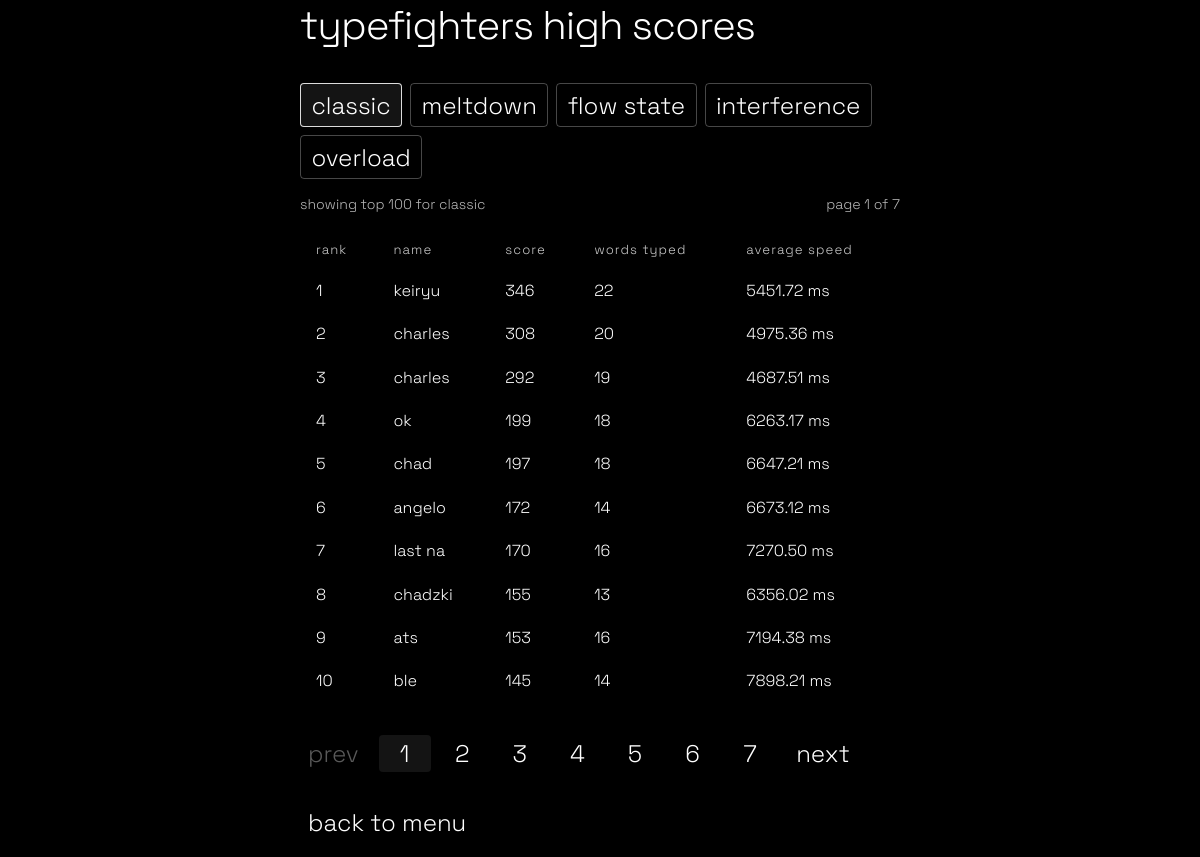
Screenshot of /highscores with the database file from the repository.
### models.py (models this page shows, shortened)
class HighScore(db.Model):
    id = db.Column(db.Integer, primary_key=True)
    name = db.Column(db.String(50), nullable=False)
    game_mode = db.Column(db.String(20), nullable=False, default='Classic')
    score = db.Column(db.Integer, nullable=False)
    avg_speed = db.Column(db.Float, nullable=False)
    words_typed = db.Column(db.Integer, nullable=False)
    final_stats_json = db.Column(db.Text, nullable=False, default='[]')
    created_at = db.Column(db.DateTime, default=datetime.utcnow)
    def to_dict(self):
        return {
            'name': self.name,
            'game_mode': self.game_mode,
            'score': self.score,
            'avg_speed': self.avg_speed,
            'words_typed': self.words_typed,
            'final_stats_json': self.final_stats_json
        }

### app.py (the view)
@app.route('/highscores')
def highscores():
    mode_tabs = [
        ('classic', 'Classic'),
        ('meltdown', 'Meltdown'),
        ('flow-state', 'Flow State'),
        ('interference', 'Interference'),
        ('overload', 'Overload')
    ]
    selected_mode = (request.args.get('mode') or 'classic').strip().lower()
    if selected_mode not in {slug for slug, _ in mode_tabs}:
        selected_mode = 'classic'
    page = _coerce_int(request.args.get('page'), 1)
    if page < 1:
        page = 1
    query = HighScore.query.filter(HighScore.game_mode == MODE_LABEL_MAP[selected_mode])
    all_scores = query.order_by(HighScore.score.desc(), HighScore.created_at.desc()).limit(100).all()
    page_size = 10
    total_scores = len(all_scores)
    total_pages = max(1, math.ceil(total_scores / page_size))
    if page > total_pages:
        page = total_pages
    start_index = (page - 1) * page_size
    scores = all_scores[start_index:start_index + page_size]
    stat_headers = build_final_stats(MODE_LABEL_MAP[selected_mode], {})
    stat_labels = [header['label'] for header in stat_headers]
    leaderboard_rows = []
    for index, row in enumerate(scores, start=start_index + 1):
        try:
            final_stats = json.loads(row.final_stats_json or '[]')
        except (TypeError, ValueError):
            final_stats = []
        if not final_stats:
            final_stats = build_final_stats(row.game_mode, row.to_dict())
        stat_map = {}
        for stat in final_stats:
            if isinstance(stat, dict) and 'label' in stat and 'value' in stat:
                stat_map[str(stat['label'])] = str(stat['value'])
        normalized_stats = []
        for label in stat_labels:
            normalized_stats.append({
                'label': label,
                'value': stat_map.get(label, '-')
            })
        leaderboard_rows.append({
            'rank': index,
            'score': row,
            'final_stats': normalized_stats
        })
    return render_template(
        'highscores.html',
        leaderboard_rows=leaderboard_rows,
        selected_mode=selected_mode,
        selected_mode_label=MODE_LABEL_MAP[selected_mode],
        mode_tabs=mode_tabs,
        stat_headers=stat_headers,
        page=page,
        total_pages=total_pages,
        total_scores=total_scores
    )

### app.py (called while the page is built, shortened)
def _coerce_int(value, default=0):
    try:
        return int(round(float(value)))
    except (TypeError, ValueError):
        return default

def _coerce_float(value, default=0.0):
    try:
        return float(value)
    except (TypeError, ValueError):
        return default

def build_final_stats(game_mode, payload, mode_stats=None):
    mode_name = str(game_mode or 'Classic').strip()
    data = mode_stats if isinstance(mode_stats, dict) else payload
    if mode_name == 'Meltdown':
        return [
            {'label': 'words cleared', 'value': str(_coerce_int(data.get('total_attempts') or data.get('words_cleared')))}
        ]
    words_typed = _coerce_int(data.get('total_attempts') or data.get('words_typed'))
    avg_speed = _coerce_float(data.get('avg_speed'))
    return [
        {'label': 'words typed', 'value': str(words_typed)},
        {'label': 'average speed', 'value': f'{avg_speed:.2f} ms'}
    ]

### templates/highscores.html
{% extends "base.html" %}
{% block content %}
<div class="highscores-layout">
    <div class="menu-title">typefighters high scores</div>
    <div class="score-tabs">
        {% for slug, label in mode_tabs %}
        <a class="menu-link score-tab{% if selected_mode == slug %} score-tab-active{% endif %}" href="{{ url_for('highscores', mode=slug, page=1) }}">{{ label }}</a>
        {% endfor %}
    </div>
    <div class="highscores-meta">
        <div class="highscores-meta-item">showing top 100 for {{ selected_mode_label }}</div>
        <div class="highscores-meta-item">page {{ page }} of {{ total_pages }}</div>
    </div>
    <div class="responsive-table highscores-table-wrap">
        <table>
            <thead>
                <tr>
                    <th>rank</th>
                    <th>name</th>
                    <th>score</th>
                    {% for header in stat_headers %}
                    <th>{{ header.label }}</th>
                    {% endfor %}
                </tr>
            </thead>
            <tbody>
                {% for item in leaderboard_rows %}
                <tr>
                    <td>{{ item.rank }}</td>
                    <td>{{ item.score.name }}</td>
                    <td>{{ item.score.score }}</td>
                    {% for stat in item.final_stats %}
                    <td>{{ stat.value }}</td>
                    {% endfor %}
                </tr>
                {% else %}
                <tr>
                    <td colspan="{{ 3 + stat_headers|length }}" class="text-center">no high scores yet.</td>
                </tr>
                {% endfor %}
            </tbody>
        </table>
    </div>
    <div class="score-pagination">
        <a class="menu-link score-page-link{% if page <= 1 %} is-disabled{% endif %}" href="{{ url_for('highscores', mode=selected_mode, page=page-1) if page > 1 else '#' }}">prev</a>
        <div class="score-page-numbers">
            {% for page_number in range(1, total_pages + 1) %}
            <a class="menu-link score-page-number{% if page_number == page %} score-page-number-active{% endif %}" href="{{ url_for('highscores', mode=selected_mode, page=page_number) }}">{{ page_number }}</a>
            {% endfor %}
        </div>
        <a class="menu-link score-page-link{% if page >= total_pages %} is-disabled{% endif %}" href="{{ url_for('highscores', mode=selected_mode, page=page+1) if page < total_pages else '#' }}">next</a>
    </div>
    <button class="menu-link" onclick="window.location.href='{{ url_for('menu') }}'">back to menu</button>
</div>
{% endblock %}

### templates/base.html (shortened to what this page needs)
<!DOCTYPE html>
<html lang="en">
<head>
    <link rel="stylesheet" href="{{ url_for('static', filename='styles.css') }}?v=20260419b">
</head>
<body class="{% block body_class %}{% endblock %}">
    <div id="page-root">
        <div class="center-root">
            <div class="center-content">
                {% block content %}{% endblock %}
            </div>
        </div>
    </div>
</body>
</html>

### static/styles.css (style rules this page uses)
body { background: #000; color: #fff; font-family: 'Space Grotesk', 'Fira Mono', 'Consolas', 'Menlo', monospace; min-height: 100vh; margin: 0; height: 100vh; width: 100vw; overflow-x: hidden; font-weight: 300; text-transform: lowercase; }
.center-root { min-height: 100vh; min-width: 100vw; display: flex; align-items: center; justify-content: center; }
.center-content { display: flex; flex-direction: column; align-items: flex-start; justify-content: center; width: 100%; max-width: 600px; margin: 0 auto; opacity: 0; animation: slideFadeIn 1s cubic-bezier(0.4,0,0.2,1) forwards; }
.menu-title { font-size: 2.5rem; font-weight: 300; margin-bottom: 2rem; letter-spacing: -1px; text-align: left; color: #fff; font-family: 'Space Grotesk', sans-serif; text-transform: lowercase; }
.menu-link { display: block; color: #333; background: none; border: none; font-size: 1.5rem; font-family: 'Space Grotesk', sans-serif; margin: 1rem 0; text-align: left; cursor: pointer; text-decoration: none; outline: none; border-radius: 4px; padding: 0.2rem 0.5rem; transition: color 0.2s; font-weight: 300; text-transform: lowercase; }
.menu-link, .menu-link:visited { color: #fff; }
.score-tab { margin: 0; padding: 0.35rem 0.65rem; border: 1px solid rgba(255, 255, 255, 0.28); }
.score-tab.score-tab-active { border-color: rgba(255, 255, 255, 0.85); background: rgba(255, 255, 255, 0.08); }
.score-tabs { display: flex; gap: 0.5rem; flex-wrap: wrap; margin-bottom: 1rem; }
.highscores-layout { width: 100%; }
.highscores-meta { display: flex; justify-content: space-between; gap: 1rem; margin: 0.15rem 0 1rem 0; font-size: 0.88rem; opacity: 0.72; }
.highscores-table-wrap { margin-bottom: 1rem; }
.highscores-table-wrap table th, .highscores-table-wrap table td { padding: 0.55rem 0.4rem; border-bottom: 1px solid rgba(255, 255, 255, 0.12); text-align: left; vertical-align: top; }
.highscores-table-wrap table thead th { border-bottom-color: rgba(255, 255, 255, 0.42); font-size: 0.82rem; letter-spacing: 0.08em; opacity: 0.8; }
.score-pagination { display: flex; align-items: center; gap: 0.75rem; flex-wrap: wrap; margin-bottom: 1rem; }
.score-page-numbers { display: flex; gap: 0.35rem; flex-wrap: wrap; }
.score-page-number, .score-page-link { min-width: 2.25rem; text-align: center; }
.score-page-number-active { border-color: rgba(255, 255, 255, 0.85); background: rgba(255, 255, 255, 0.08); }
.score-page-link.is-disabled { opacity: 0.35; pointer-events: none; }
a, .link-btn { color: #fff; text-decoration: none; cursor: pointer; font-size: 1.1rem; margin: 0.5rem 0; background: none; border: none; padding: 0; font-family: 'Space Grotesk', sans-serif; text-align: left; font-weight: 300; text-transform: lowercase; }
th, td { border: none !important; padding: 0.7rem 1rem !important; text-align: left; color: #fff; background: none; font-family: 'Space Grotesk', sans-serif; font-weight: 300; text-transform: lowercase; }
::placeholder { color: #aaa; }
.responsive-table { width: 100%; }
.responsive-table table { width: 100%; border-collapse: collapse; }

### templates/base.html (style rules this page uses)
.slide-fade-in { animation: slideFadeIn 1s cubic-bezier(0.4,0,0.2,1) forwards; }

### rows the page displays
HighScore: score.name "keiryu", score.score "346"
HighScore: score.name "charles", score.score "308"
HighScore: score.name "charles", score.score "292"
HighScore: score.name "ok", score.score "199"
HighScore: score.name "chad", score.score "197"
HighScore: score.name "angelo", score.score "172"
HighScore: score.name "last na", score.score "170"
HighScore: score.name "chadzki", score.score "155"
HighScore: score.name "ats", score.score "153"
HighScore: score.name "ble", score.score "145"

### other values shown
{{ label }} "classic" "meltdown" "flow state" "interference" "overload"
{{ selected_mode_label }} "classic"
{{ page }} "1"
{{ total_pages }} "7"
{{ header.label }} "words typed" "average speed"
{{ item.rank }} "1" "2" "3" "4" "5" "6" "7" "8" "9" "10"
{{ stat.value }} "22" "5451.72 ms" "20" "4975.36 ms" "19" "4687.51 ms" "18" "6263.17 ms" "18" "6647.21 ms" "14" "6673.12 ms" "16" "7270.50 ms" "13" "6356.02 ms" "16" "7194.38 ms" "14" "7898.21 ms"
{{ page_number }} "1" "2" "3" "4" "5" "6" "7"
